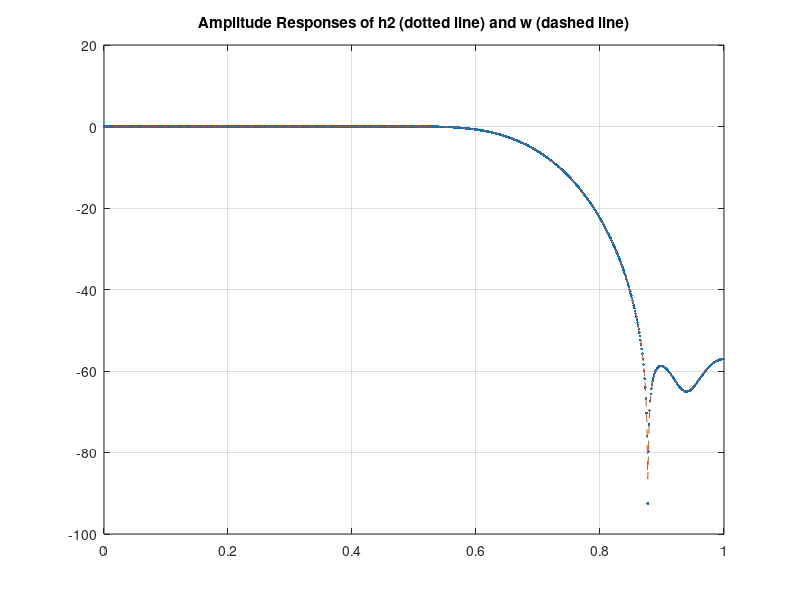
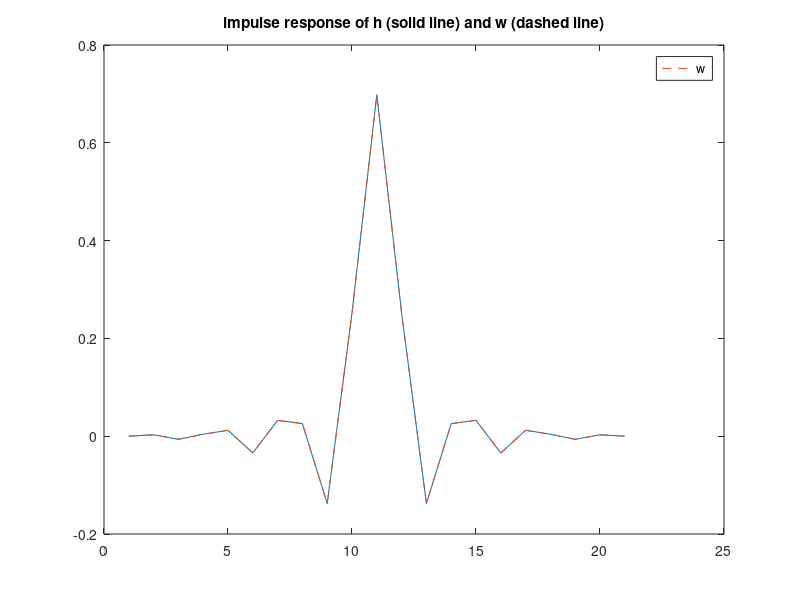
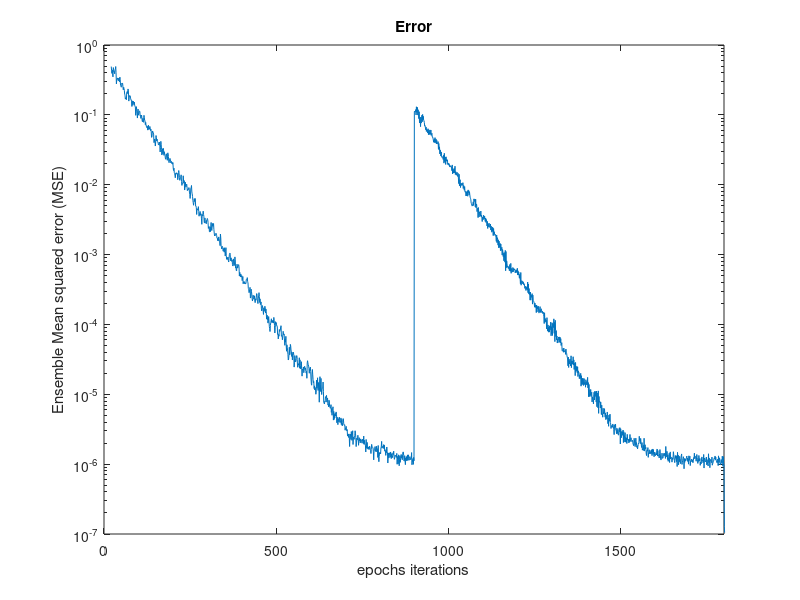

Reproduce these figures in MATLAB, in order.
clc;
clear all;
close all;
N = 1824;
N1=1800;
sig2 = 1e-6;
M1=21;
mu=0.01;
coeff1=0.5;
coeff2=0.7;
NumberCases = 200;
InputLength = N + M1 -1;
w_avg = zeros(M1,1);
e_avg = zeros(N,1);
wn = zeros(M1,1);
u1 = zeros(M1,1);
y = ones(N,1);
e = ones(N,1);

h1=fir1(M1-1,coeff1,'low');
h2=fir1(M1-1,coeff2,'low');
for i = 1 : NumberCases
randn('state', i) % choose a state for subsequent construction
u = randn(N,1);
m = mean(u);
u = u - m; % to ensure a zero mean value
vr = var(u);
un = u/sqrt(vr); % to ensure an unity variance
randn('state', i + NumberCases) % choose a state for subsequent construction
v = randn(N1,1);
m = mean(v);
v = v - m;
vr = var(v);
v = sqrt(sig2/vr)*v; % where sig2 denote the variance of v(n)
z = zeros(N-N1,1);
v = [v; z] ;
u = [0; u];
W1 = wn;
for i=M1:1:N
    if i<=900
        X=h1*u(i-M1+1:1:i);
    else
       X=h2*u(i-M1+1:1:i);  
    end
    d=X+v(i)';
    Y=W1'*u(i-M1+1:1:i);
    E=d-Y';
     W1=W1+mu*u(i-M1+1:1:i)*E;
    J(i)=E^2;
    W(:,i) = W1;

end

w_avg(:,i)=W1;
w_avg = sum(w_avg,2);
e_avg(:,i)=J;
e_avg = sum(e_avg,2);
end

e=e_avg/NumberCases;
wn=w_avg/NumberCases;
format long
h2
w=wn'
[H,w1] = freqz(h2,1,1024);
%[H2,w3] = freqz(h1,1,1024);
[H1,w2] = freqz(w,1,1024);
Norm=norm(h2-w,'fro');

figure(1)
plot(w1/pi,20*log10(abs(H)),'.')
grid
hold on
plot(w2/pi,20*log10(abs(H1)),'--')
title("Amplitude Responses of h2 (dotted line) and w (dashed line)")

hfigure=figure(2);
t=1:1:M1;
pt1=plot(t,h2);
hold on;
pt2=plot(t,w,'--');
legend(pt2, 'w');      
title("impulse response of h (solid line) and w (dashed line)")

figure(3)
t=1:1:N;
semilogy(t',e)
axis([0 1800 1e-7 1])
xlabel('epochs iterations')
ylabel('Ensemble Mean squared error (MSE)')
title("Error")